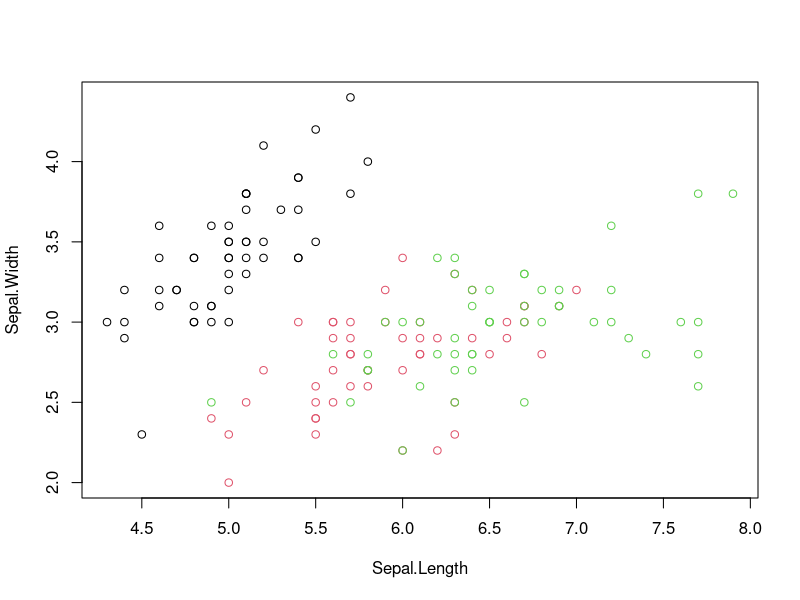
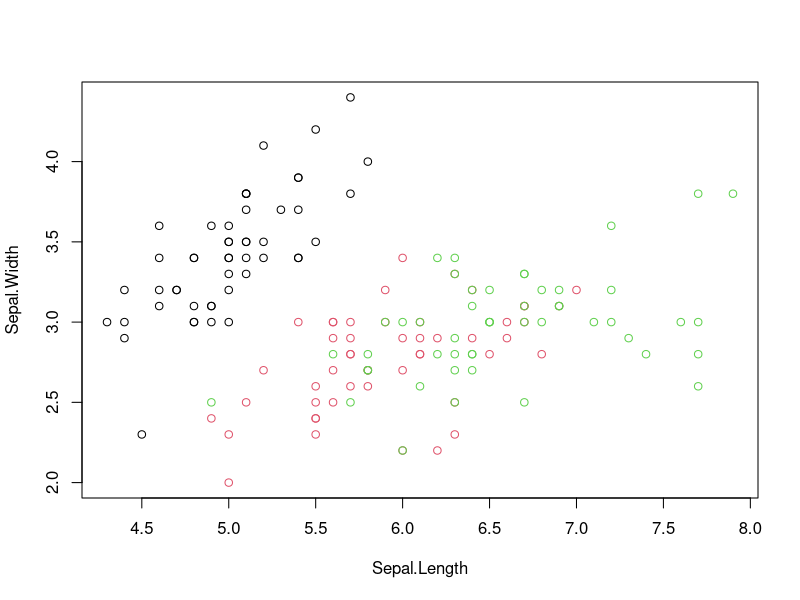
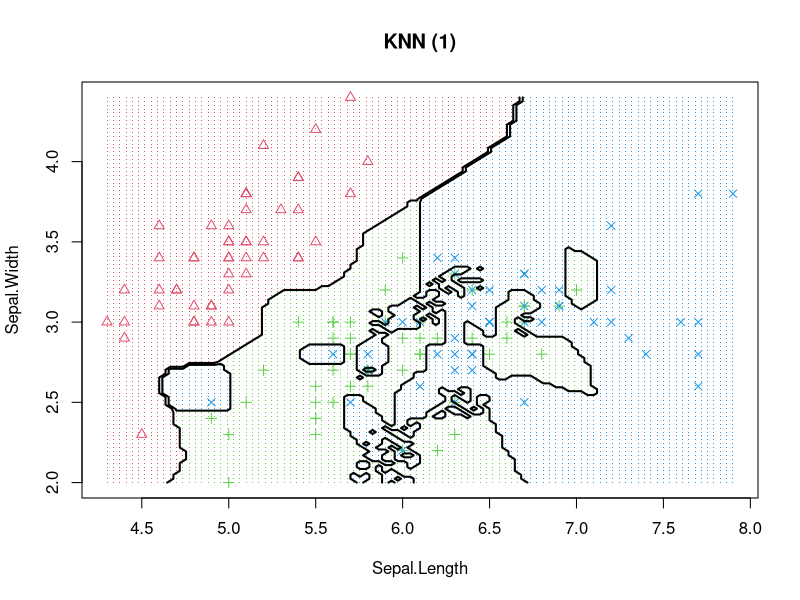
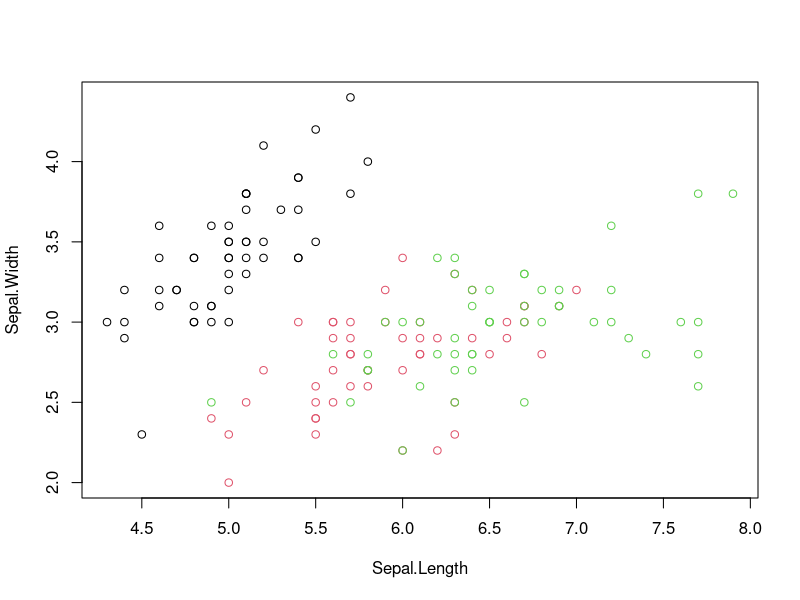
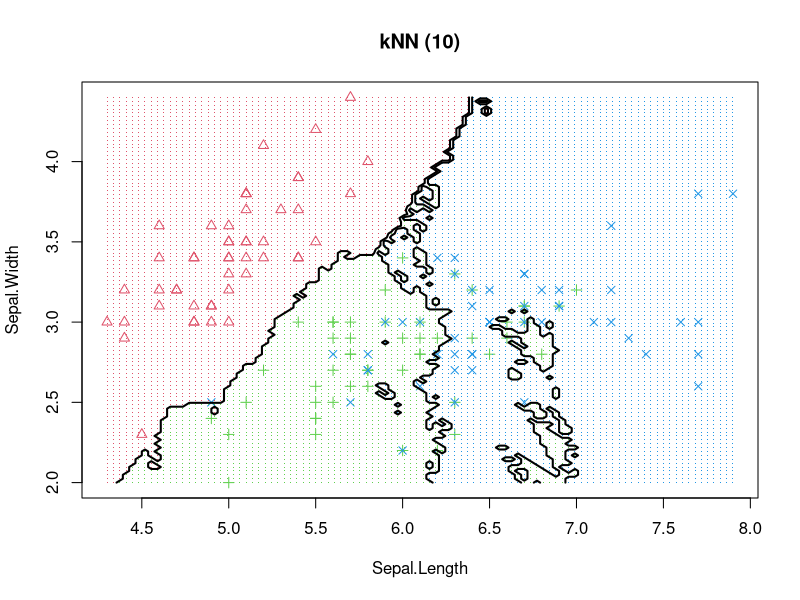
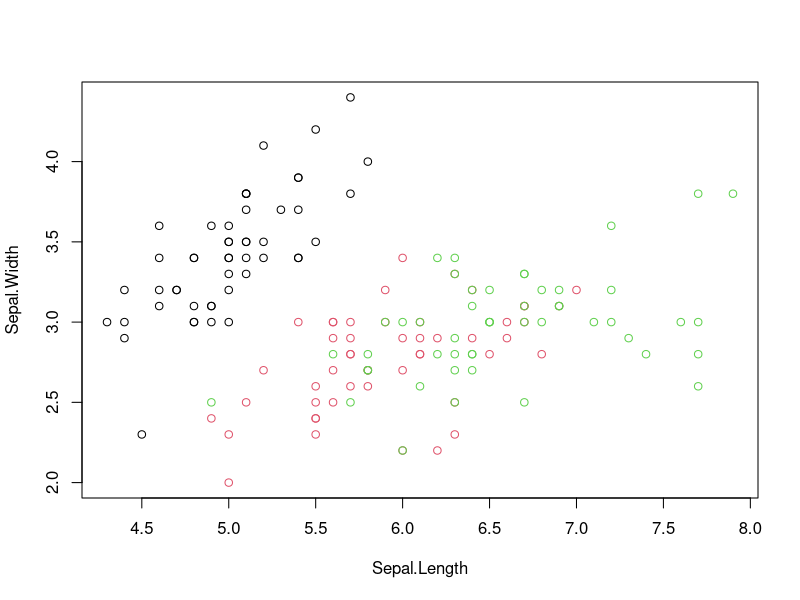
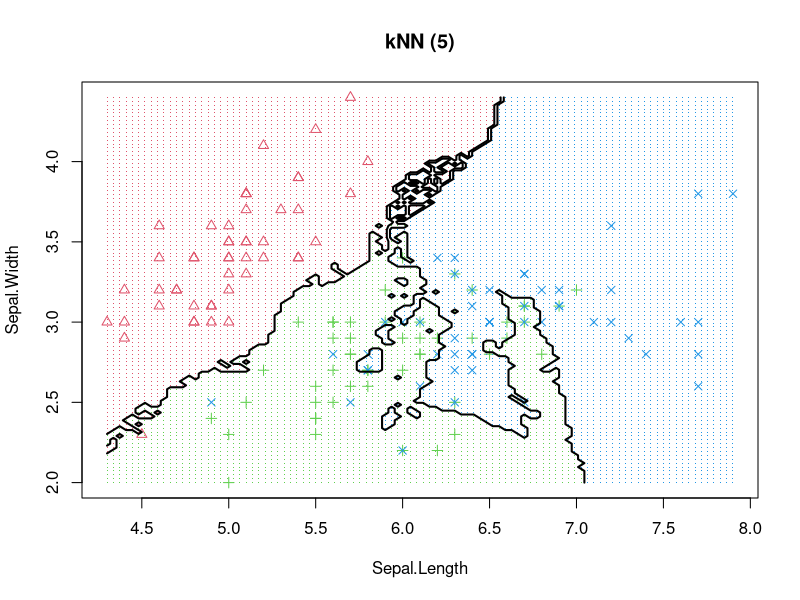
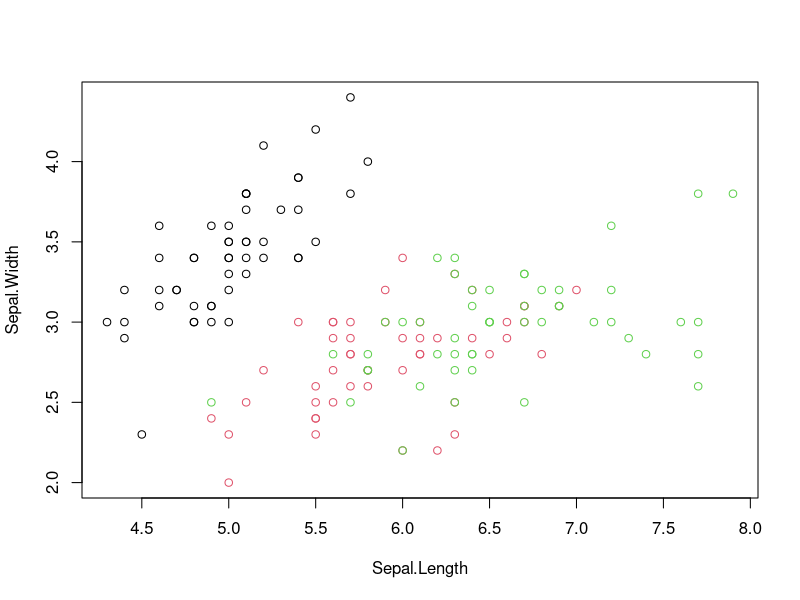

Recreate these plots in R, in order. (Note: this script raises an error after producing the figures.)
set.seed(1000)
data(iris)
# Three classes
x <- iris[1:150, c("Sepal.Length", "Sepal.Width", "Species")]
head(x)
plot(x[,1:2], col = x[,3])

decisionplot <- function(model, data, class = NULL, predict_type = "class",
                         resolution = 100, showgrid = TRUE, ...) {
  if(!is.null(class)) cl <- data[,class] else cl <- 1
  data <- data[,1:2]
  k <- length(unique(cl))
  plot(data, col = as.integer(cl)+1L, pch = as.integer(cl)+1L, ...)
  # make grid
  r <- sapply(data, range, na.rm = TRUE)
  xs <- seq(r[1,1], r[2,1], length.out = resolution)
  ys <- seq(r[1,2], r[2,2], length.out = resolution)
  g <- cbind(rep(xs, each=resolution), rep(ys, time = resolution))
  colnames(g) <- colnames(r)
  g <- as.data.frame(g)
  ### guess how to get class labels from predict
  ### (unfortunately not very consistent between models)
  p <- predict(model, g, type = predict_type)
  if(is.list(p)) p <- p$class
  p <- as.factor(p)
  if(showgrid) points(g, col = as.integer(p)+1L, pch = ".")
  z <- matrix(as.integer(p), nrow = resolution, byrow = TRUE)
  contour(xs, ys, z, add = TRUE, drawlabels = FALSE,
          lwd = 2, levels = (1:(k-1))+.5)
  invisible(z)
}

library(caret)
library(lattice)
library(ggplot2)
## Loading required package: lattice
## Loading required package: ggplot2
win.graph()
plot(x[,1:2], col = x[,3])
model <- knn3(Species ~ ., data=x, k = 1)
decisionplot(model, x, class = "Species", main = "KNN (1)")
ypredk1 = predict(model, x, type="class")
acck1 = mean(ypredk1==iris$Species);acck1
tk1 = table(ypredk1, iris$Species);tk1

#KNN k=10
win.graph()
plot(x[,1:2], col = x[,3])
model <- knn3(Species ~ ., data=x, k = 10)
decisionplot(model, x, class = "Species", main = "kNN (10)")
ypredk10 = predict(model, x, type="class")
acck10 = mean(ypredk10==iris$Species);acck10
tk10 = table(ypredk10, iris$Species);tk10

#KNN k=5
win.graph()
plot(x[,1:2], col = x[,3])
model <- knn3(Species ~ ., data=x, k = 5)
decisionplot(model, x, class = "Species", main = "kNN (5)")
ypredk5 = predict(model, x, type="class")
acck5 = mean(ypredk5==iris$Species);acck5
tk5 = table(ypredk5, iris$Species);tk5

#Naive Bayes
library(e1071)
win.graph()
plot(x[,1:2], col = x[,3])
model <- naiveBayes(Species ~ ., data=x)
decisionplot(model, x, class = "Species", main = "naive Bayes")
yprednb = predict(model, x, type="class")
accnb = mean(yprednb==iris$Species);accnb
tnb = table(yprednb, iris$Species);tnb

#Linear Drisciminant Analysis
library(MASS)
win.graph()
plot(x[,1:2], col = x[,3])
model <- lda(Species ~ ., data=x)
decisionplot(model, x, class = "Species", main = "LDA")
ypredlda = predict(model, x, type="class")
acclda = mean(ypredlda$class==iris$Species);acclda
tlda = table(ypredlda$class, iris$Species);tlda

#Logistic regression
model <- glm(Species ~., data = x, family=binomial(link='logit'))
## Warning: glm.fit: algorithm did not converge
## Warning: glm.fit: fitted probabilities numerically 0 or 1 occurred
win.graph()
plot(x[,1:2], col = x[,3])
class(model) <- c("lr", class(model))
predict.lr <- function(object, newdata, ...)
  predict.glm(object, newdata, type = "response") > .5
decisionplot(model, x, class = "Species", main = "Logistic Regression")

library(nnet)
model = multinom(Species ~ ., data=x)
decisionplot(model, x, class = "Species", main = "Logistic Regression")
ypredrl = predict(model, x, type="class")
accrl = mean(ypredrl==iris$Species);accrl
trl = table(ypredrl, iris$Species);trl

#Decision tree
library("rpart")
win.graph()
plot(x[,1:2], col = x[,3])
model <- rpart(Species ~ ., data=x)
decisionplot(model, x, class = "Species", main = "CART")
ypreddt = predict(model, x, type="class")
accdt = mean(ypreddt==iris$Species);accdt
tdt = table(ypreddt, iris$Species);tdt

accuracy = c(acck1, acck5, acck10, accnb, acclda,accrl, acctd)

